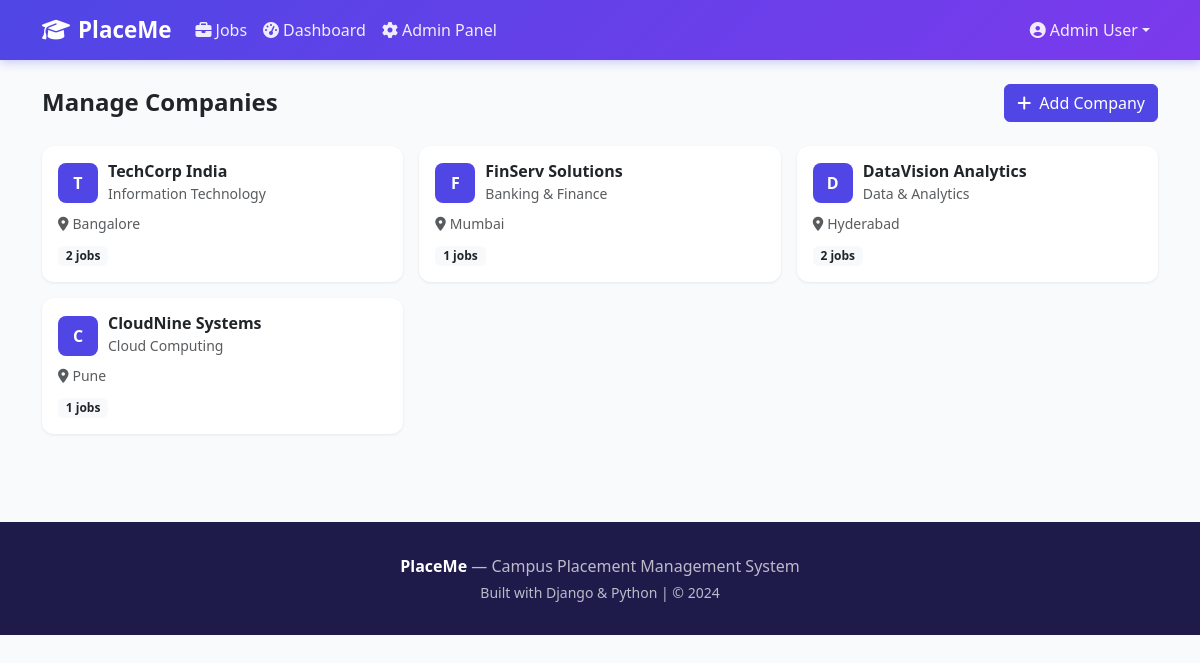
Page /admin-panel/companies/ (signed in) on the committed database.
### jobs/models.py (models this page shows, shortened)
class Company(models.Model):
    name = models.CharField(max_length=200)
    description = models.TextField(blank=True)
    website = models.URLField(blank=True)
    location = models.CharField(max_length=200)
    industry = models.CharField(max_length=100)
    logo = models.ImageField(upload_to='company_logos/', blank=True, null=True)
    created_at = models.DateTimeField(auto_now_add=True)
    class Meta:
        verbose_name_plural = 'Companies'
        ordering = ['name']

### jobs/views.py (the view)
# urls.py: path('admin-panel/companies/', views.manage_companies, name='manage_companies'),
@login_required
def manage_companies(request):
    if not request.user.is_staff:
        return HttpResponseForbidden()
    companies = Company.objects.annotate(job_count=Count('jobs'))
    return render(request, 'admin/manage_companies.html', {'companies': companies})

### templates/admin/manage_companies.html (shortened to what this page needs)
{% extends 'base.html' %}
{% block content %}
<div class="container py-4">
  <div class="d-flex justify-content-between align-items-center mb-4">
    <h4 class="fw-bold mb-0">Manage Companies</h4>
    <a href="{% url 'add_company' %}" class="btn btn-primary"><i class="fas fa-plus me-2"></i>Add Company</a>
  </div>
  <div class="row g-3">
    {% for company in companies %}
    <div class="col-md-4">
      <div class="card p-3">
        <div class="d-flex align-items-center mb-2">
          <div style="width:40px;height:40px;background:#4f46e5;border-radius:8px;display:flex;align-items:center;justify-content:center;color:#fff;font-weight:700;margin-right:10px;">{{ company.name.0 }}</div>
          <div>
            <h6 class="fw-bold mb-0">{{ company.name }}</h6>
            <small class="text-muted">{{ company.industry }}</small>
          </div>
        </div>
        <small class="text-muted"><i class="fas fa-map-marker-alt me-1"></i>{{ company.location }}</small>
        <div class="mt-2">
          <span class="badge bg-light text-dark">{{ company.job_count }} jobs</span>
        </div>
      </div>
    </div>
    {% endfor %}
  </div>
</div>
{% endblock %}

### templates/base.html (shortened to what this page needs)
<!DOCTYPE html>
<html lang="en">
<head>
<link href="https://cdnjs.cloudflare.com/ajax/libs/bootstrap/5.3.0/css/bootstrap.min.css" rel="stylesheet">
<link href="https://cdnjs.cloudflare.com/ajax/libs/font-awesome/6.4.0/css/all.min.css" rel="stylesheet">
</head>
<body>
<nav class="navbar navbar-expand-lg">
  <div class="container">
    <a class="navbar-brand" href="{% url 'home' %}"><i class="fas fa-graduation-cap me-2"></i>PlaceMe</a>
    <div class="collapse navbar-collapse" id="nav">
      <ul class="navbar-nav me-auto">
        <li class="nav-item"><a class="nav-link" href="{% url 'job_list' %}"><i class="fas fa-briefcase me-1"></i>Jobs</a></li>
        {% if user.is_authenticated %}
        <li class="nav-item"><a class="nav-link" href="{% url 'dashboard' %}"><i class="fas fa-tachometer-alt me-1"></i>Dashboard</a></li>
        {% if user.is_staff %}
        <li class="nav-item"><a class="nav-link" href="{% url 'admin_dashboard' %}"><i class="fas fa-cog me-1"></i>Admin Panel</a></li>
        {% endif %}
        {% endif %}
      </ul>
      <ul class="navbar-nav">
        {% if user.is_authenticated %}
        <li class="nav-item dropdown">
          <a class="nav-link dropdown-toggle" href="#" data-bs-toggle="dropdown">
            <i class="fas fa-user-circle me-1"></i>{{ user.get_full_name|default:user.username }}</a>
        </li>
        {% else %}
        <li class="nav-item"><a class="nav-link" href="{% url 'login' %}">Login</a></li>
        <li class="nav-item"><a class="btn btn-light btn-sm ms-2 fw-600" href="{% url 'register' %}">Register</a></li>
        {% endif %}
      </ul>
    </div>
  </div>
</nav>
{% block content %}{% endblock %}
<footer>
  <div class="container text-center">
    <p class="mb-1"><strong class="text-white">PlaceMe</strong> — Campus Placement Management System</p>
    <p class="small mb-0">Built with Django &amp; Python | © 2024</p>
  </div>
</footer>
</body>
</html>

### templates/base.html (style rules this page uses)
:root { --primary: #4f46e5; --secondary: #7c3aed; }
body { font-family: 'Segoe UI', sans-serif; background: #f8fafc; }
.navbar { background: linear-gradient(135deg, #4f46e5, #7c3aed) !important; box-shadow: 0 2px 10px rgba(79,70,229,.3); }
.navbar-brand { font-weight: 700; font-size: 1.4rem; color: #fff !important; }
.nav-link { color: rgba(255,255,255,.9) !important; font-weight: 500; }
.btn-primary { background: var(--primary); border-color: var(--primary); }
.card { border: none; border-radius: 12px; box-shadow: 0 1px 3px rgba(0,0,0,.08); }
footer { background: #1e1b4b; color: rgba(255,255,255,.7); padding: 2rem 0; margin-top: 4rem; }

### rows in the picture
Company: name.0 "T", name "TechCorp India", industry "Information Technology", location "Bangalore", job_count "2"
Company: name.0 "F", name "FinServ Solutions", industry "Banking & Finance", location "Mumbai", job_count "1"
Company: name.0 "D", name "DataVision Analytics", industry "Data & Analytics", location "Hyderabad", job_count "2"
Company: name.0 "C", name "CloudNine Systems", industry "Cloud Computing", location "Pune", job_count "1"

### other values in the picture
{{ user.get_full_name|default:user.username }} "Admin User"
